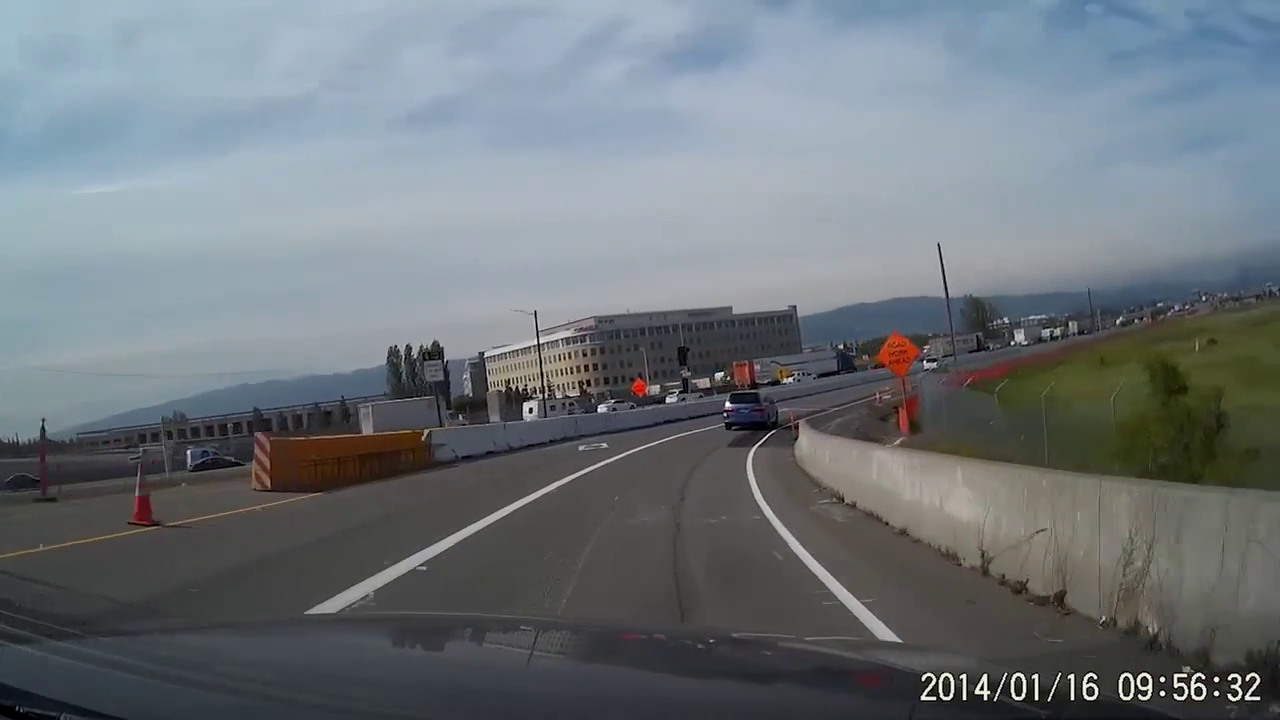
#> input picture frame 37 of lanes.mp4, 1280 x 720 px
$ python main.py   (Python 2 division)
#> lines starting #> are read from the running program, lines starting #| are printed output that depends on the picture; after the words box and inside, x2 and y2 are one past the last pixel; in counts of white or black regions, pixels touching at a corner belong together
import numpy as np
import cv2

cap = cv2.VideoCapture('lanes.mp4')

# [7 lines left out: function draw_lines, not called in this run]

def roi(img, vetrs):
    mask = np.zeros_like(img)
    cv2.fillPoly(mask, [verts], 255)
    roiImg = cv2.bitwise_and(img, mask)
    return roiImg

def find_largest(img):
    c = cv2.findContours(img.copy(), cv2.RETR_EXTERNAL, cv2.CHAIN_APPROX_SIMPLE)[-2]

    height = np.size(img, 0)
    width = np.size(img, 1)

    defcenter = (int(width/2),int(height/2),int(2),0)

    if len(c) > 0:
        mc = max(c, key=cv2.contourArea)
        (x,y),radius = cv2.minEnclosingCircle(mc)
        if radius < 5:
            return defcenter
        center = (int(x),int(y),int(radius),1)
        return center
    return defcenter


def lane_detection(img, out, ystart, xstart, width, kheight, kwidth, length):
    # left_crop = img[ystart-kheight:ystart, xstart:xstart+kwidth]
    # right_crop = img[ystart-kheight:ystart, xstart+width-kwidth:xstart+width]

    new_img = img.copy()

    left_line = np.zeros((length, 5))
    right_line = np.zeros((length, 5))

    L_bottom_crop = new_img[ystart-kheight:ystart, xstart:xstart+width/2]
    R_bottom_crop = new_img[ystart-kheight:ystart, xstart+width/2:xstart+width]
    L_bottom_center = find_largest(L_bottom_crop)
    R_bottom_center = find_largest(R_bottom_crop)

    # cv2.line(img, (0,np.size(img, 1)),(np.size(img, 0),np.size(img, 1)), (255,0,0), 2)

    L_prevX = xstart
    if L_bottom_center[3] == 1:
        L_prevX = xstart+L_bottom_center[0]-kwidth/3

    R_prevX = xstart + width - kwidth
    if R_bottom_center[3] == 1:
        R_prevX = xstart+width/2+R_bottom_center[0]-kwidth/3

    for i in range(0,length):
        yMin = ystart-kheight*(i+1)
        yMax = ystart-kheight*(i)

        L_crop = new_img[yMin:yMax, L_prevX:L_prevX+kwidth]
        L_local_center = find_largest(L_crop)
        L_X = L_prevX + kwidth/6
        if L_local_center[3] == 1:
            L_X = L_prevX - (L_local_center[0]/2 - L_local_center[0])

        R_crop = new_img[yMin:yMax, R_prevX:R_prevX+kwidth]
        R_local_center = find_largest(R_crop)
        R_X = R_prevX - kwidth/6
        if R_local_center[3] == 1:
            R_X = R_prevX - (R_local_center[0]/2 - R_local_center[0]) - kwidth / 3

        # cv2.rectangle(out,(L_X,yMin),(L_X+kwidth,yMax),(255,0,0),3)
        # cv2.rectangle(out,(R_X,yMin),(R_X+kwidth,yMax),(255,0,0),3)
        left_line[i] = [L_prevX+kwidth/2,L_X+kwidth/2,yMin,yMax,L_X]
        right_line[i] = [R_prevX+kwidth/2,R_X+kwidth/2,yMin,yMax,R_X]

        L_prevX = L_X
        R_prevX = R_X
    return (left_line, right_line)

while(cap.isOpened()):
    ret, frame = cap.read()
#> frame is the input picture: shape (720, 1280, 3); mean B, G, R 122.5, 117.3, 110.2

    verts = np.array([[360,570],[490,450],[790,450],[920,570]])

    contrast = 250
    brightness = 200

    gray = cv2.cvtColor(frame, cv2.COLOR_BGR2GRAY)

    grayContrast = np.int16(gray.copy())
    grayContrast = grayContrast*(contrast/127+1) - contrast + brightness
    grayContrast = np.uint8(np.clip(grayContrast, 0, 255))

    ret,grayThresh = cv2.threshold(grayContrast,200,255,cv2.THRESH_BINARY)
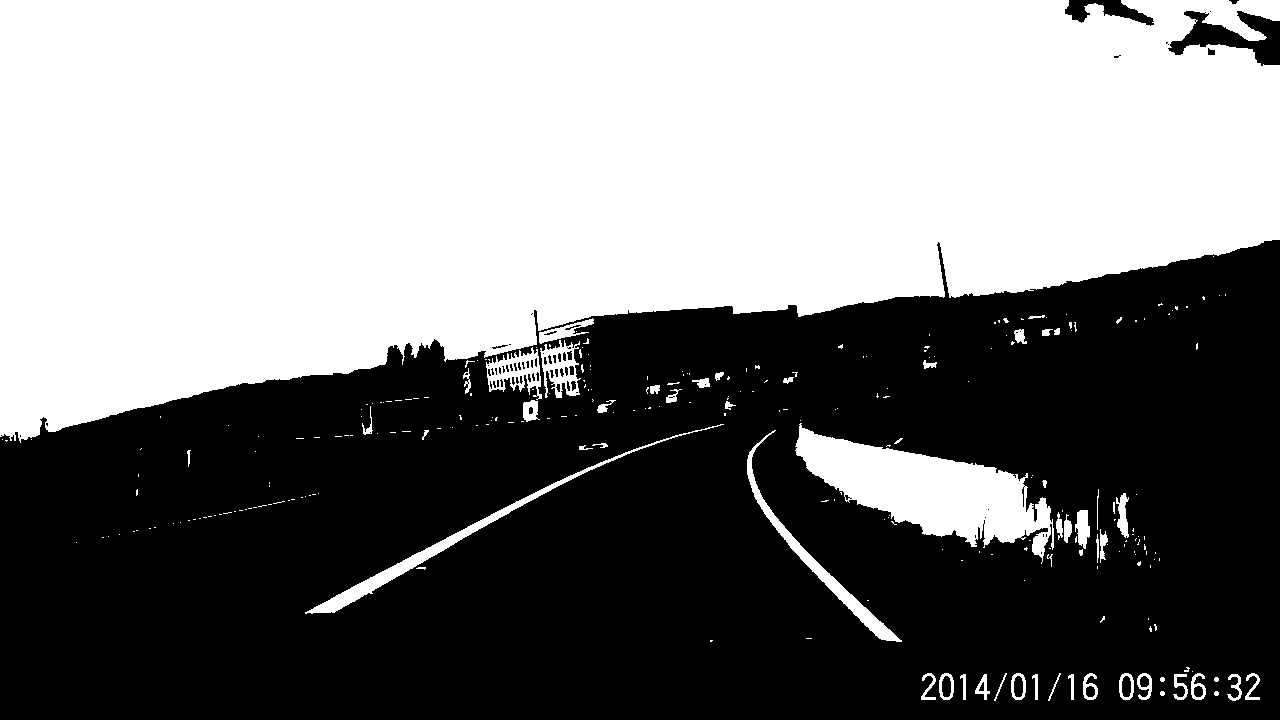
#> grayThresh: shape (720, 1280); 49% white; 274 white regions (213 under 20 px), largest, box (x1, y1, x2, y2) and area: (0, 0, 1280, 443) 420956, (795, 423, 1054, 564) 15590, (305, 424, 724, 614) 3107

    roiGray = roi(grayContrast, verts)
    roiThresh = roi(grayThresh, verts)
#> in roi (call 2), `roiImg = cv2.bitwise_and(img, mask)`:
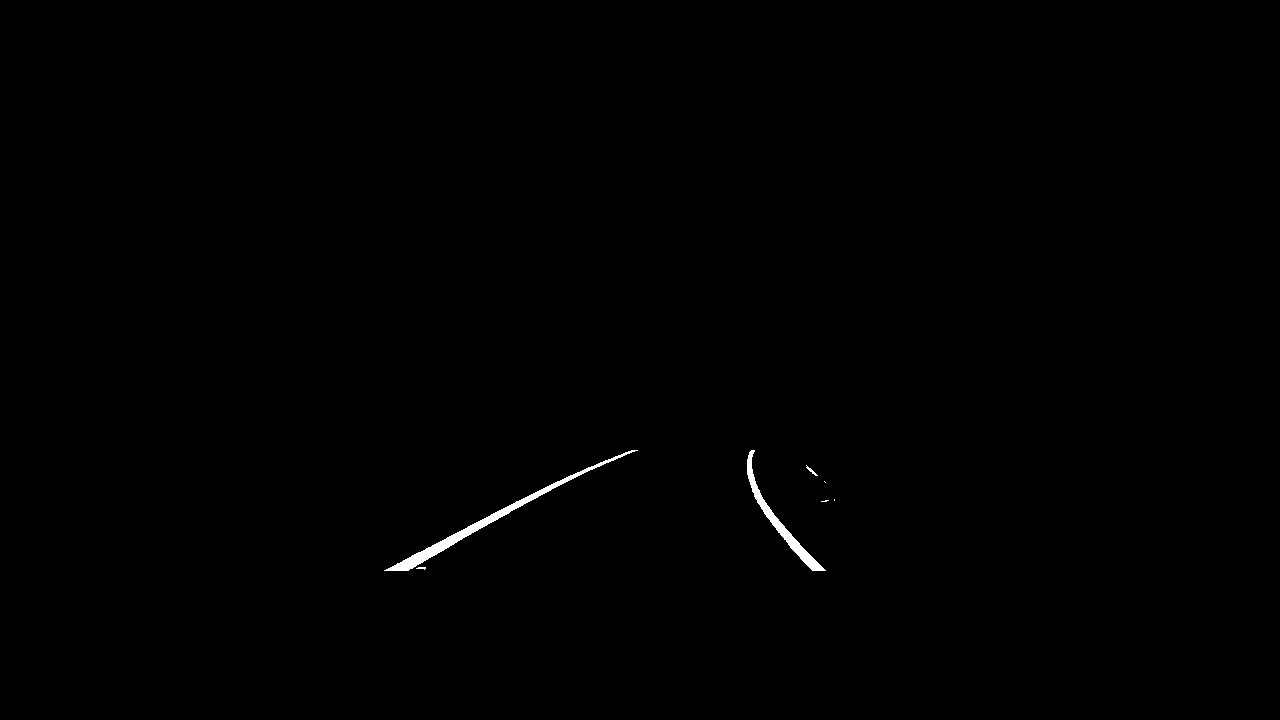
#> roiImg: shape (720, 1280); 0.32% white; 7 white regions (4 under 20 px)

    kwidth = 75
    lines = lane_detection(roiThresh, roiGray, 570, 360, 560, 10, kwidth, 10)
#> in find_largest, `c = cv2.findContours(img.copy(), cv2.RETR_EXTERNAL, cv2.CHAIN_APPROX_S..`: c = 2 contours, 1 with area under 20; largest, box (x1, y1, x2, y2) and area: (26, 0, 66, 10) 195
#> in find_largest, `height = np.size(img, 0)`: height = 10
#> in find_largest, `width = np.size(img, 1)`: width = 280
#> in find_largest, `defcenter = (int(width/2),int(height/2),int(2),0)`: defcenter = (140, 5, 2, 0)
#> in find_largest, `mc = max(c, key=cv2.contourArea)`: mc = contour of 28 points, box (x1, y1, x2, y2) (26, 0, 66, 10), area 195
#> in find_largest, `(x,y),radius = cv2.minEnclosingCircle(mc)`: x = 45.5; y = 4.5; radius = 20.01
#> in find_largest, `center = (int(x),int(y),int(radius),1)`: center = (45, 4, 20, 1)
#> in lane_detection, `R_bottom_center = find_largest(R_bottom_crop)`: R_bottom_center = (173, 4, 11, 1)
#> in lane_detection, `L_prevX = xstart+L_bottom_center[0]-kwidth/3`: L_prevX = 380
#> in lane_detection, `R_prevX = xstart+width/2+R_bottom_center[0]-kwidth/3`: R_prevX = 788
#> the loop in lane_detection, `for i in range(0,length):` made 10 passes
#> (L_local_center, R_local_center, L_prevX) on passes 4 to 6: ((34, 4, 17, 1), (31, 4, 10, 1), 443), ((36, 4, 16, 1), (32, 4, 9, 1), 461), ((36, 4, 15, 1), (33, 4, 8, 1), 479)
#> after the loop in lane_detection, `for i in range(0,length):`: left_line = [[417, 430, 560, 570, 393], [430, 446, 550, 560, 409], [446, 463, 540, 550, 426], [463, 480, 530, 540, 443], [480, 498, 520, 530, 461], [498, 516, 510, 520, 479], [516, 535, 500, 510, 498], [535, 554, 490, 500, 517], [554, 573, 480, 490, 536], [573, 593, 470, 480, 556]]; right_line = [[825, 813, 560, 570, 776], [813, 802, 550, 560, 765], [802, 792, 540, 550, 755], [792, 783, 530, 540, 746], [783, 774, 520, 530, 737], [774, 766, 510, 520, 729], [766, 758, 500, 510, 721], [758, 751, 490, 500, 714], [751, 746, 480, 490, 709], [746, 742, 470, 480, 705]]

    final = gray.copy()

    for line in lines[0]: # Draw left lane
        cv2.line(final,(int(line[1]),int(line[2])),(int(line[0]),int(line[3])),(255,0,0),3)
        cv2.rectangle(grayContrast, (int(line[4]-kwidth/4),int(line[2])),(int(line[4]+kwidth-kwidth/4),int(line[3])),(255,0,0),3)
#> this loop made 10 passes
#> final: shape (720, 1280); min 0, max 255, mean 115.9
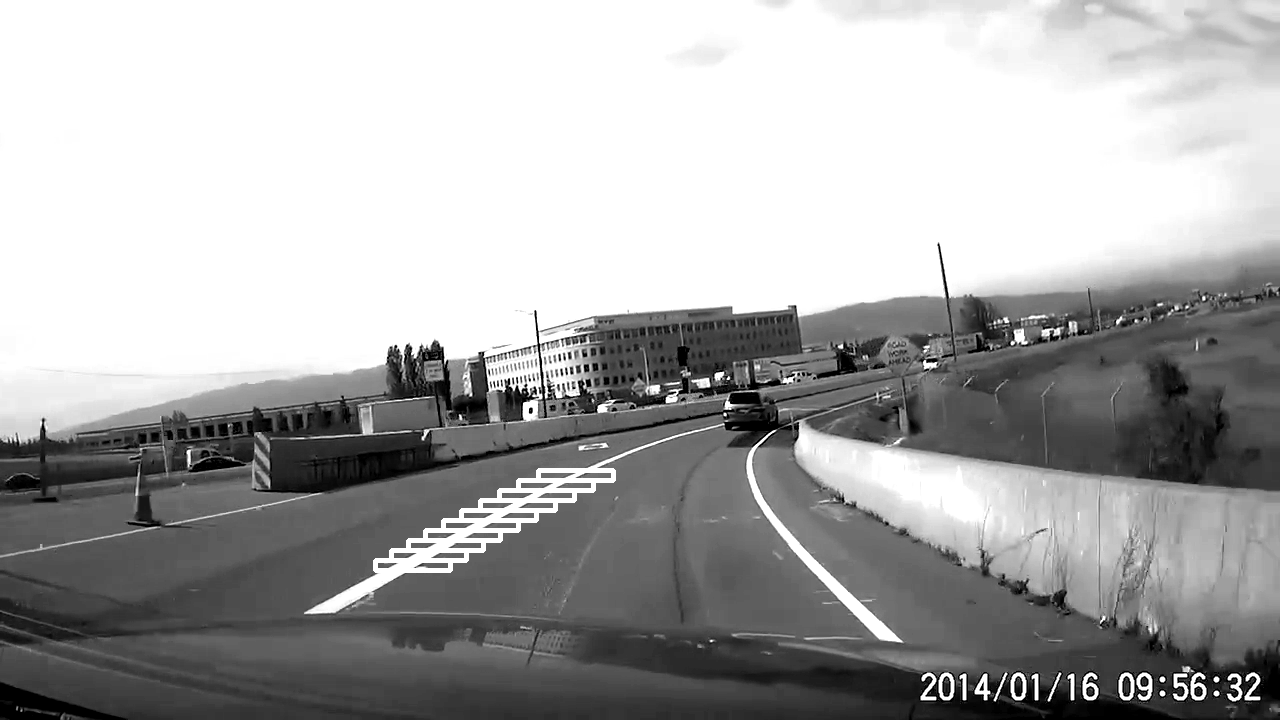
#> grayContrast: shape (720, 1280); min 0, max 255, mean 168.9

    for line in lines[1]: # Draw right lane
        cv2.line(final,(int(line[1]),int(line[2])),(int(line[0]),int(line[3])),(255,0,0),3)
        cv2.rectangle(grayContrast, (int(line[4]),int(line[2])),(int(line[4]+kwidth),int(line[3])),(255,0,0),3)
#> this loop made 10 passes
#> final: shape (720, 1280); min 0, max 255, mean 116
#> grayContrast: shape (720, 1280); 0.51% of pixels changed, all inside (x1, y1, x2, y2) = (703, 468, 854, 573)

    visT = np.concatenate((gray, grayThresh,grayContrast), axis=1)
    visB = np.concatenate((roiGray, roiThresh,final), axis=1)
    vis = np.concatenate((visT, visB), axis=0)
    small = cv2.resize(vis, (0,0), fx=0.4, fy=0.4)
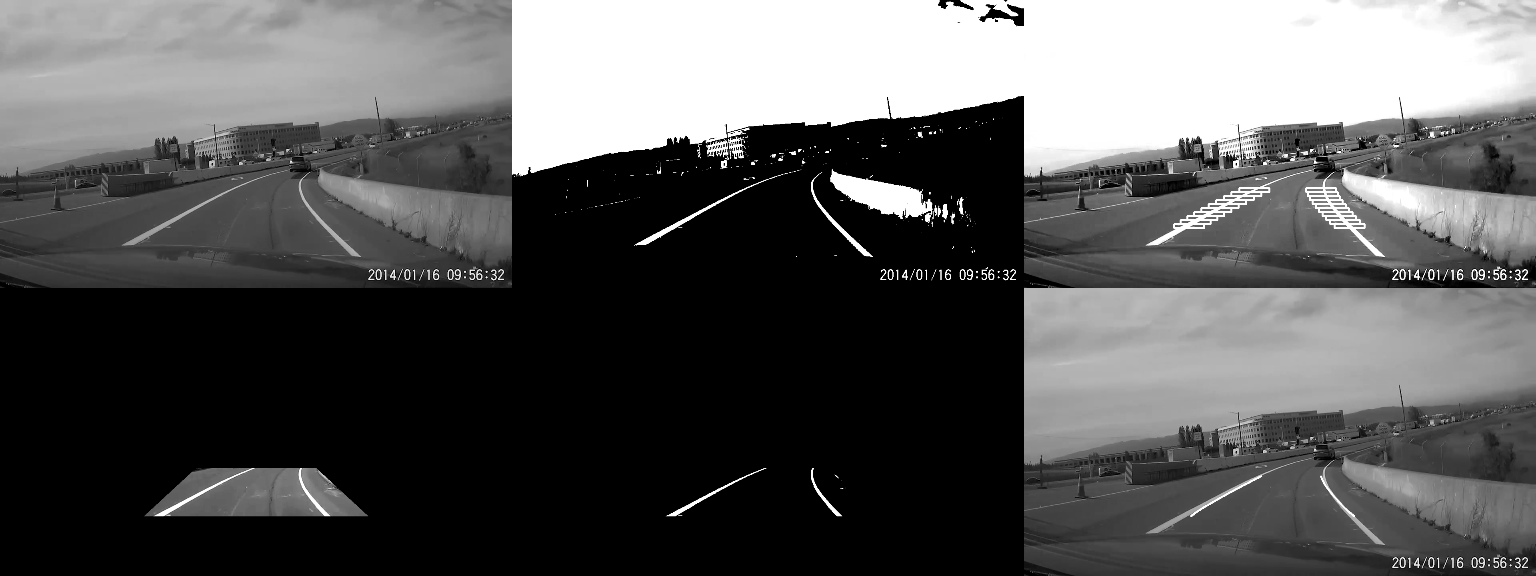
#> small: shape (576, 1536); min 0, max 255, mean 88.9

    cv2.imshow('Lanes',small)

    if cv2.waitKey(1) & 0xFF == ord('q'):
#> (key q is pressed here)
        break

cap.release()

$ run again, starting later in the video
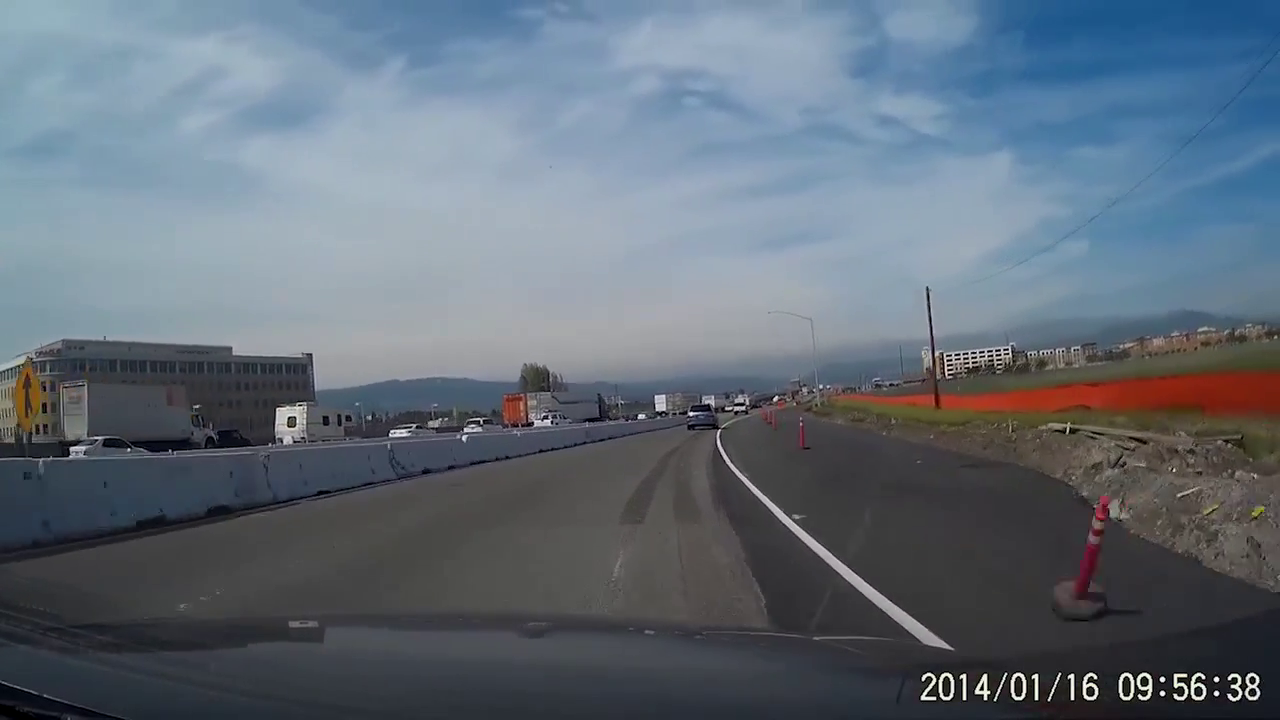
#> input picture frame 168 of lanes.mp4, 1280 x 720 px
#> frame is the input picture: shape (720, 1280, 3); mean B, G, R 120.4, 108.8, 97.8
#> grayThresh: shape (720, 1280); 41.2% white; 305 white regions (242 under 20 px), largest, box (x1, y1, x2, y2) and area: (0, 0, 1199, 391) 368834, (717, 429, 953, 650) 2615, (275, 402, 307, 445) 912
#> mask: shape (720, 1280); 5.7% white; 1 white region, box (x1, y1, x2, y2) and area: (360, 450, 921, 571) 52161
#> roiImg: shape (720, 1280); 0.13% white; 2 white regions (1 under 20 px)
#> c = []
#> height = 10
#> width = 280
#> defcenter = (140, 5, 2, 0)
#> c = 1 contour; box (x1, y1, x2, y2) and area: (185, 0, 210, 10) 118
#> R_bottom_center = (197, 4, 12, 1)
#> in lane_detection, `R_prevX = xstart+width/2+R_bottom_center[0]-kwidth/3`: R_prevX = 812
#> the loop in lane_detection, `for i in range(0,length):` made 10 passes
#> (R_local_center, R_prevX) on passes 4, 7, 8, 9: ((26, 4, 11, 1), 764), ((28, 4, 10, 1), 731), ((28, 4, 9, 1), 720), ((29, 4, 8, 1), 710)
#> after the loop in lane_detection, `for i in range(0,length):`: left_line = [[397, 409, 560, 570, 372], [409, 421, 550, 560, 384], [421, 433, 540, 550, 396], [433, 445, 530, 540, 408], [445, 457, 520, 530, 420], [457, 469, 510, 520, 432], [469, 481, 500, 510, 444], [481, 493, 490, 500, 456], [493, 505, 480, 490, 468], [505, 517, 470, 480, 480]]; right_line = [[849, 837, 560, 570, 800], [837, 825, 550, 560, 788], [825, 813, 540, 550, 776], [813, 801, 530, 540, 764], [801, 790, 520, 530, 753], [790, 779, 510, 520, 742], [779, 768, 500, 510, 731], [768, 757, 490, 500, 720], [757, 747, 480, 490, 710], [747, 737, 470, 480, 700]]
#> the loop `for line in lines[0]:` made 10 passes
#> after the loop `for line in lines[0]:`:
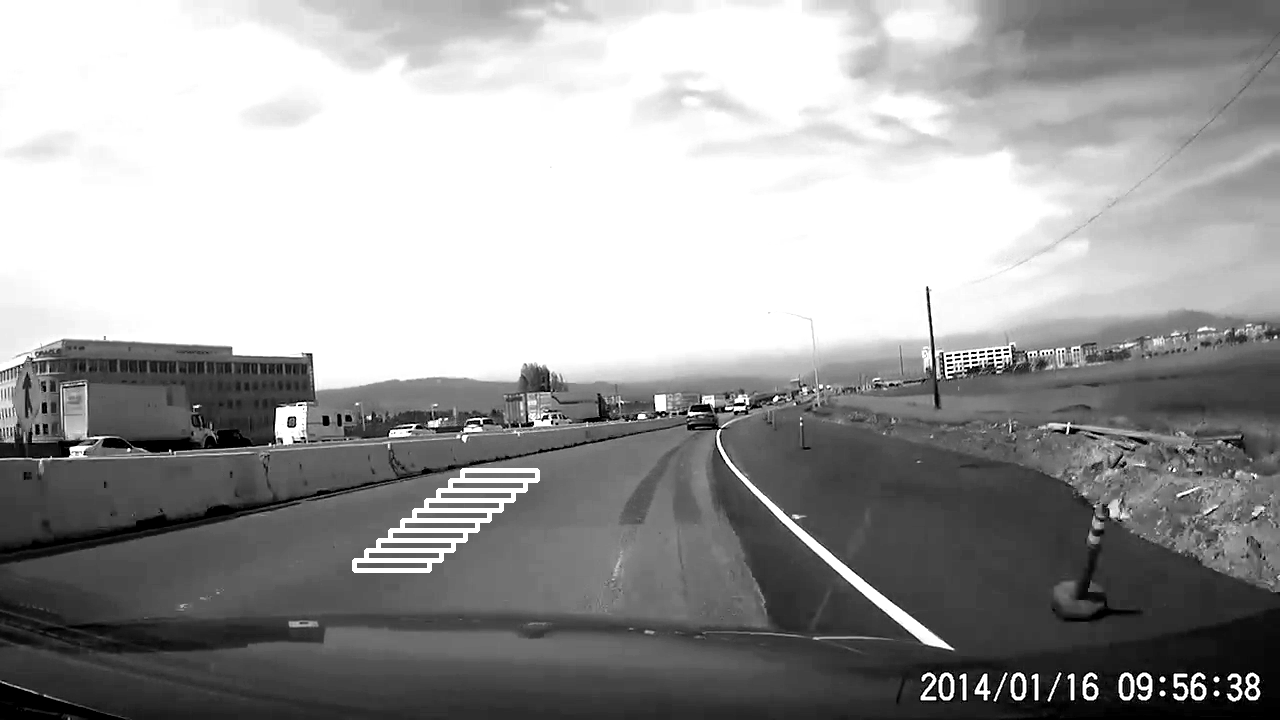
#> grayContrast: shape (720, 1280); min 0, max 255, mean 157.3
#> the loop `for line in lines[1]:` made 10 passes
#> `small = cv2.resize(vis, (0,0), fx=0.4, fy=0.4)`:
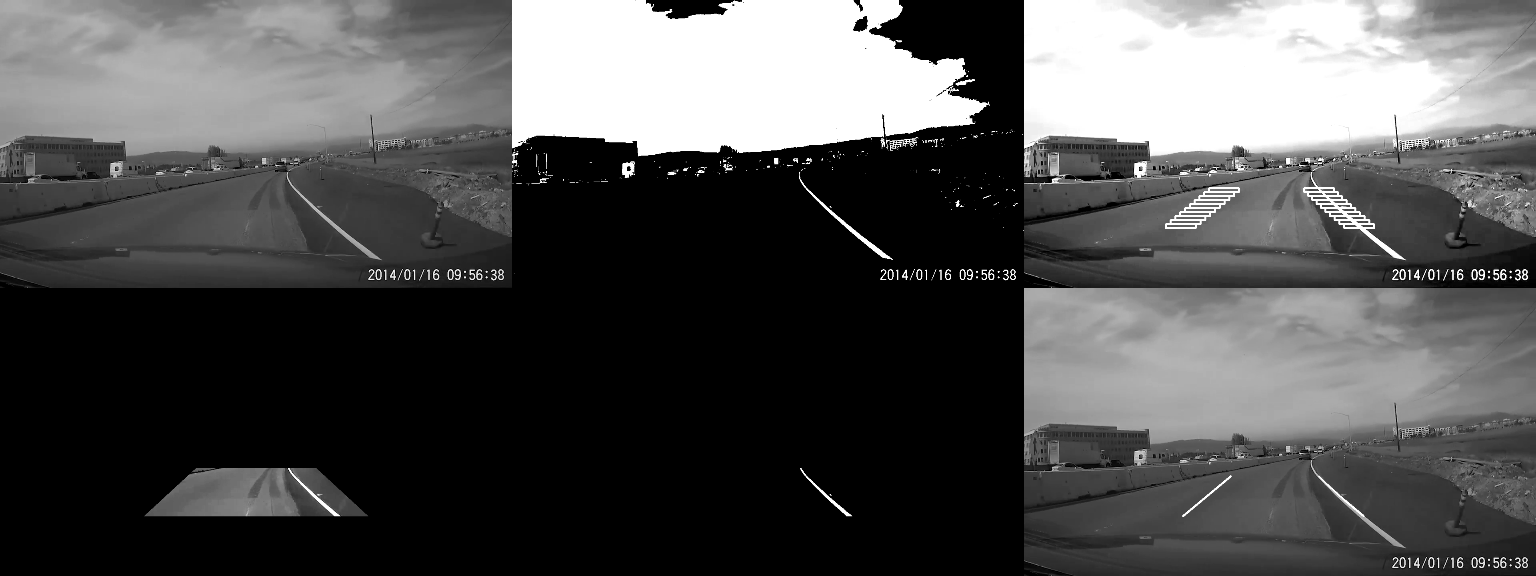
#> small: shape (576, 1536); min 0, max 255, mean 80.5
